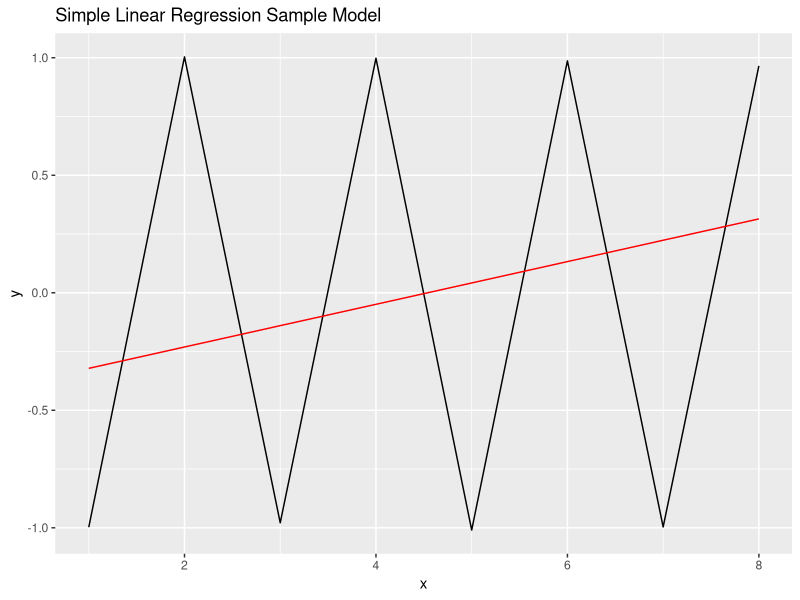
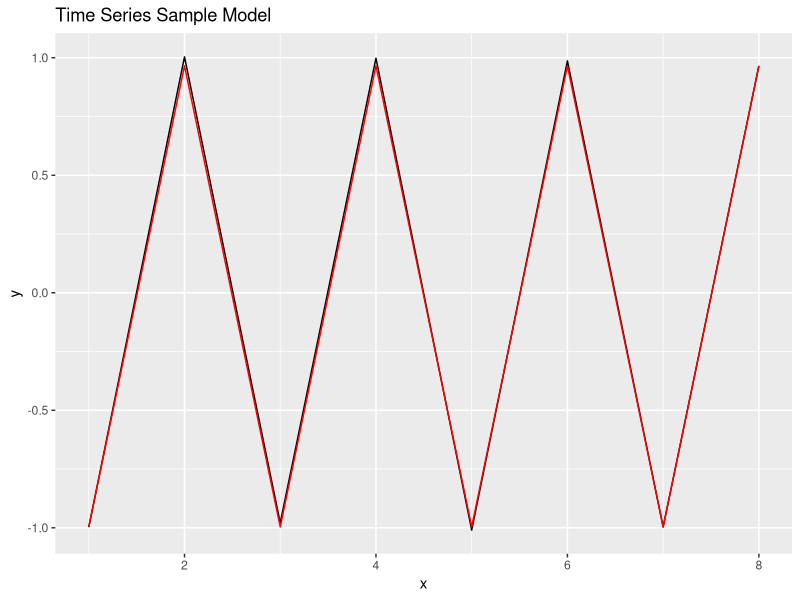

The R source for these figures, in order:
library(forecast)
library(tseries)
library(tidyverse)

pathdata <- tibble(x = c(1, 2, 3, 4, 5, 6, 7, 8), y = c(-1, 1, -1, 1, -1, 1, -1, 1))

# add some random noise
pathdata$y <- pathdata$y + rnorm(8) * 0.01

linearmodel <- lm(pathdata$y ~ pathdata$x)
linearfit <- predict.lm(linearmodel)

ggplot(pathdata) +
  geom_line(mapping=aes(x, y), color="black") +
  geom_line(mapping=aes(x, linearfit), color="red") +
  labs(title = "Simple Linear Regression Sample Model")

# adf.test(y, alternative="stationary")
arimamodel <- arima(pathdata$y, order=c(1,1,0))
arimafit <- as.vector(forecast(arimamodel, h=8)$mean)

ggplot(pathdata) +
  geom_line(mapping=aes(x, y), color="black") +
  geom_line(mapping=aes(x, arimafit), color="red") +
  labs(title = "Time Series Sample Model")
